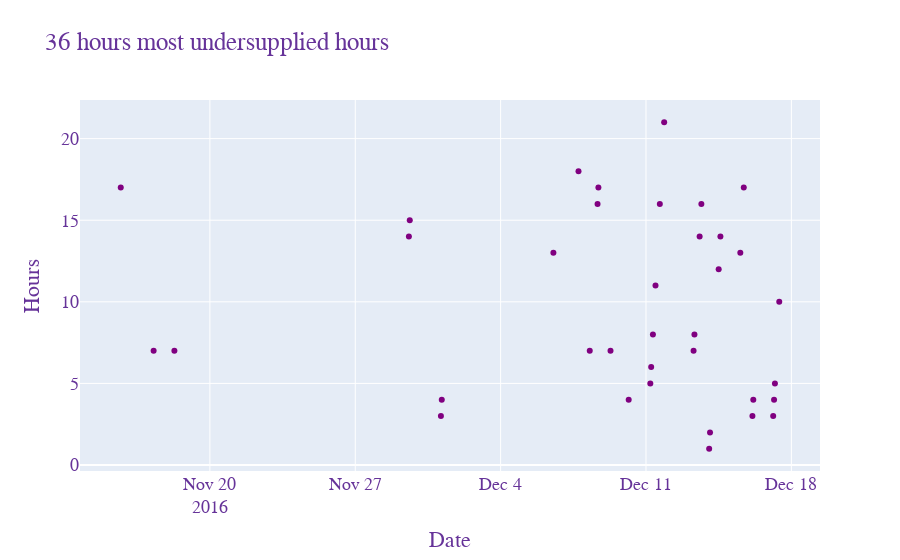

Here is the notebook cell this chart was saved with:
### Markdown cell above
The most of undersupplied hours are between 4 and 14 hours.

### Code cell
fig = go.Figure()
fig.add_trace(go.Scatter(x=undersupplied_36_hours.date, y=undersupplied_36_hours.hour,mode = 'markers',\
                         name = 'lines+markers', line = dict(color='purple',width=3)))
fig.update_layout(
    title="36 hours most undersupplied hours",
    xaxis_title="Date",
    yaxis_title="Hours",
    font=dict(
        family="Courier New, monospace",
        size=18,
        color="RebeccaPurple"
    )
)
fig.show()

### Figure 1 — Plotly figure (JSON) as saved in the notebook; plotly's stock layout.template omitted (floating-point values rounded to 4 significant figures)
{"data": [{"line": {"color": "purple", "width": 3}, "mode": "markers", "name": "lines+markers", "type": "scatter", "x": ["2016-12-17T04:00:00", "2016-12-10T04:00:00", "2016-12-17T03:00:00", "2016-12-15T17:00:00", "2016-12-13T08:00:00", "2016-12-11T21:00:00", "2016-12-09T07:00:00", "2016-12-16T04:00:00", "2016-11-18T07:00:00", "2016-12-13T07:00:00", "2016-11-17T07:00:00", "2016-12-07T18:00:00", "2016-12-16T03:00:00", "2016-12-17T10:00:00", "2016-12-11T05:00:00", "2016-12-14T02:00:00", "2016-12-17T05:00:00", "2016-12-08T17:00:00", "2016-12-11T16:00:00", "2016-12-11T06:00:00", "2016-12-14T01:00:00", "2016-11-29T15:00:00", "2016-12-01T04:00:00", "2016-12-08T16:00:00", "2016-12-14T12:00:00", "2016-12-11T11:00:00", "2016-12-01T03:00:00", "2016-12-15T13:00:00", "2016-11-15T17:00:00", "2016-12-08T07:00:00", "2016-12-11T08:00:00", "2016-12-13T14:00:00", "2016-12-14T14:00:00", "2016-12-13T16:00:00", "2016-12-06T13:00:00", "2016-11-29T14:00:00"], "y": [4, 4, 3, 17, 8, 21, 7, 4, 7, 7, 7, 18, 3, 10, 5, 2, 5, 17, 16, 6, 1, 15, 4, 16, 12, 11, 3, 13, 17, 7, 8, 14, 14, 16, 13, 14]}], "layout": {"font": {"color": "RebeccaPurple", "family": "Courier New, monospace", "size": 18}, "title": {"text": "36 hours most undersupplied hours"}, "xaxis": {"title": {"text": "Date"}}, "yaxis": {"title": {"text": "Hours"}}}}
